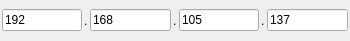
<?xml version="1.0" encoding="UTF-8"?>
<ui version="4.0">
 <class>IPAddressCtrl</class>
 <widget class="QWidget" name="IPAddressCtrl">
  <property name="geometry">
   <rect>
    <x>0</x>
    <y>0</y>
    <width>350</width>
    <height>41</height>
   </rect>
  </property>
  <property name="windowTitle">
   <string>Form</string>
  </property>
  <layout class="QHBoxLayout" name="horizontalLayout">
   <property name="spacing">
    <number>2</number>
   </property>
   <property name="leftMargin">
    <number>2</number>
   </property>
   <property name="topMargin">
    <number>2</number>
   </property>
   <property name="rightMargin">
    <number>2</number>
   </property>
   <property name="bottomMargin">
    <number>2</number>
   </property>
   <item>
    <widget class="IpLineEdit" name="ipEd0">
     <property name="text">
      <string>192</string>
     </property>
    </widget>
   </item>
   <item>
    <widget class="QLabel" name="label">
     <property name="text">
      <string>.</string>
     </property>
     <property name="scaledContents">
      <bool>true</bool>
     </property>
    </widget>
   </item>
   <item>
    <widget class="IpLineEdit" name="ipEd1">
     <property name="text">
      <string>168</string>
     </property>
    </widget>
   </item>
   <item>
    <widget class="QLabel" name="label_2">
     <property name="text">
      <string>.</string>
     </property>
     <property name="scaledContents">
      <bool>true</bool>
     </property>
    </widget>
   </item>
   <item>
    <widget class="IpLineEdit" name="ipEd2">
     <property name="text">
      <string>105</string>
     </property>
    </widget>
   </item>
   <item>
    <widget class="QLabel" name="label_3">
     <property name="text">
      <string>.</string>
     </property>
     <property name="scaledContents">
      <bool>true</bool>
     </property>
    </widget>
   </item>
   <item>
    <widget class="IpLineEdit" name="ipEd3">
     <property name="text">
      <string>137</string>
     </property>
    </widget>
   </item>
  </layout>
 </widget>
 <customwidgets>
  <customwidget>
   <class>IpLineEdit</class>
   <extends>QLineEdit</extends>
   <header>iplineedit.h</header>
  </customwidget>
 </customwidgets>
 <resources/>
 <connections/>
</ui>
